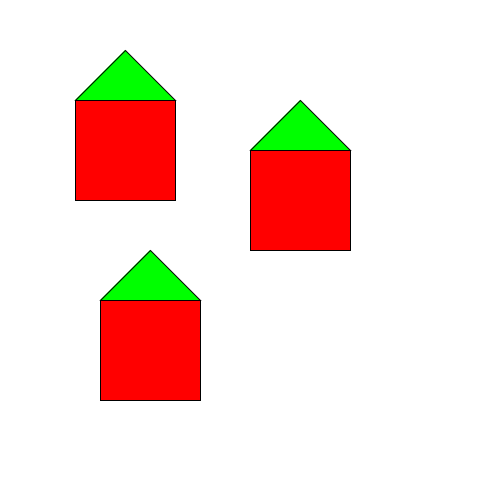
Frame 1 (no input)
Frame 60 (the mouse pressed at the canvas centre just before this capture): identical to frame 1, image omitted
Frame 120 (the mouse held since frame 60 and released just before this capture): identical to frame 1, image omitted

The Processing sketch that drew this single still picture (run headless with seeded random() and noise(); from frame 60 on, the mouse is pressed at the canvas centre):

// Processing sketch: house_objects
// ── house_objects.pde

House greenHouse1, greenHouse2, greenHouse3; 


void setup () {
  size (500, 500); 

greenHouse1 = new House(75, 100);   
greenHouse2 = new House(100, 300);   
greenHouse3 = new House(250, 150);   

}

void draw() {
  
  background (255); 
  greenHouse1.drawHouse(); 
  greenHouse2.drawHouse(); 
  greenHouse3.drawHouse(); 
  
  greenHouse1.isMouseOver(); 
  
  /*
  if (greenHouse1.isMouseOver()) {
    greenHouse2.setSize(30); 
    greenHouse3.setSize(30); 
  } else {
    greenHouse2.setSize(100); 
    greenHouse3.setSize(100); 
  }
  */

}

class House {
  int houseX, houseY, houseSize; 
  
  House (int tempHouseX, int tempHouseY) {
    
  houseX = tempHouseX; 
  houseY = tempHouseY; 
  houseSize = 100; 
  }
  
  void drawHouse () {
  fill (255, 0, 0); 
  rect (houseX, houseY, houseSize, houseSize); 
  fill (0, 255, 0); 
  triangle (houseX, houseY, houseX + houseSize/2, houseY - houseSize/2, houseX + houseSize, houseY); 
  }
  
  void setSize (int tempSize) {
    houseSize = tempSize; 
  }
  
  boolean isMouseOver () {
    if (mouseX > houseX && mouseX < houseX + houseSize) {
      setSize (30); 
      return true; 
    } else {
      setSize (100); 
      return false; 
    }
  }
  
  
  
}
